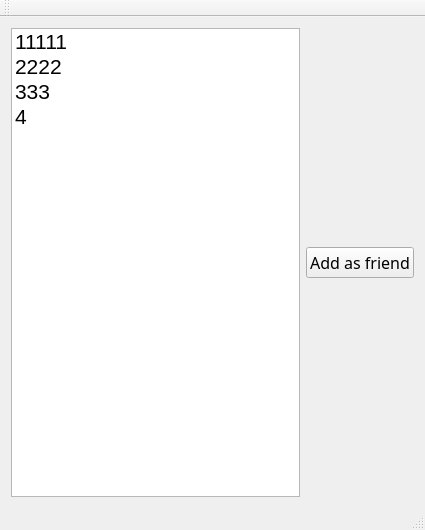
<?xml version="1.0" encoding="UTF-8"?>
<ui version="4.0">
 <class>OnlineUsersClass</class>
 <widget class="QMainWindow" name="OnlineUsersClass">
  <property name="geometry">
   <rect>
    <x>0</x>
    <y>0</y>
    <width>425</width>
    <height>530</height>
   </rect>
  </property>
  <property name="windowTitle">
   <string>OnlineUsers</string>
  </property>
  <widget class="QWidget" name="centralWidget">
   <layout class="QVBoxLayout" name="verticalLayout_2">
    <item>
     <layout class="QHBoxLayout" name="horizontalLayout">
      <item>
       <widget class="QListWidget" name="friendList">
        <property name="font">
         <font>
          <pointsize>16</pointsize>
         </font>
        </property>
        <item>
         <property name="text">
          <string>11111</string>
         </property>
        </item>
        <item>
         <property name="text">
          <string>2222</string>
         </property>
        </item>
        <item>
         <property name="text">
          <string>333</string>
         </property>
        </item>
        <item>
         <property name="text">
          <string>4</string>
         </property>
        </item>
       </widget>
      </item>
      <item>
       <layout class="QVBoxLayout" name="verticalLayout">
        <item>
         <spacer name="verticalSpacer">
          <property name="orientation">
           <enum>Qt::Vertical</enum>
          </property>
          <property name="sizeHint" stdset="0">
           <size>
            <width>20</width>
            <height>40</height>
           </size>
          </property>
         </spacer>
        </item>
        <item>
         <widget class="QPushButton" name="btnAddFriend">
          <property name="font">
           <font>
            <family>Malgun Gothic Semilight</family>
            <pointsize>12</pointsize>
           </font>
          </property>
          <property name="text">
           <string>Add as friend</string>
          </property>
         </widget>
        </item>
        <item>
         <spacer name="verticalSpacer_2">
          <property name="orientation">
           <enum>Qt::Vertical</enum>
          </property>
          <property name="sizeHint" stdset="0">
           <size>
            <width>20</width>
            <height>40</height>
           </size>
          </property>
         </spacer>
        </item>
       </layout>
      </item>
     </layout>
    </item>
   </layout>
  </widget>
  <widget class="QMenuBar" name="menuBar">
   <property name="geometry">
    <rect>
     <x>0</x>
     <y>0</y>
     <width>425</width>
     <height>26</height>
    </rect>
   </property>
  </widget>
  <widget class="QToolBar" name="mainToolBar">
   <attribute name="toolBarArea">
    <enum>TopToolBarArea</enum>
   </attribute>
   <attribute name="toolBarBreak">
    <bool>false</bool>
   </attribute>
  </widget>
  <widget class="QStatusBar" name="statusBar"/>
 </widget>
 <layoutdefault spacing="6" margin="11"/>
 <resources/>
 <connections/>
</ui>
